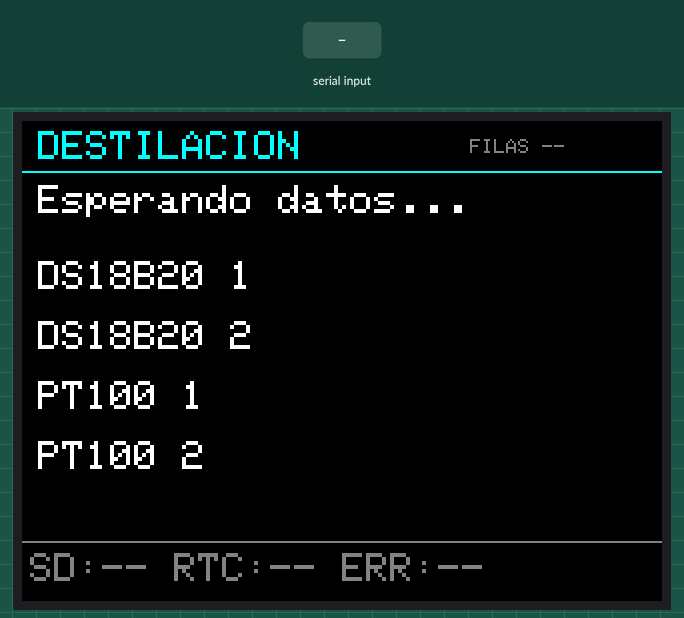
Recording of a sketch running on a simulated Arduino Uno, built with avr-gcc and run on an emulated ATmega328P. Parts: 320×240 colour display. The test bench sets the inputs (shaded band). What the sketch prints to the serial monitor is not drawn.

Above: at 1.4 s.
1.5 s: "90,45,200\n" received over Serial
At 30.7 s:
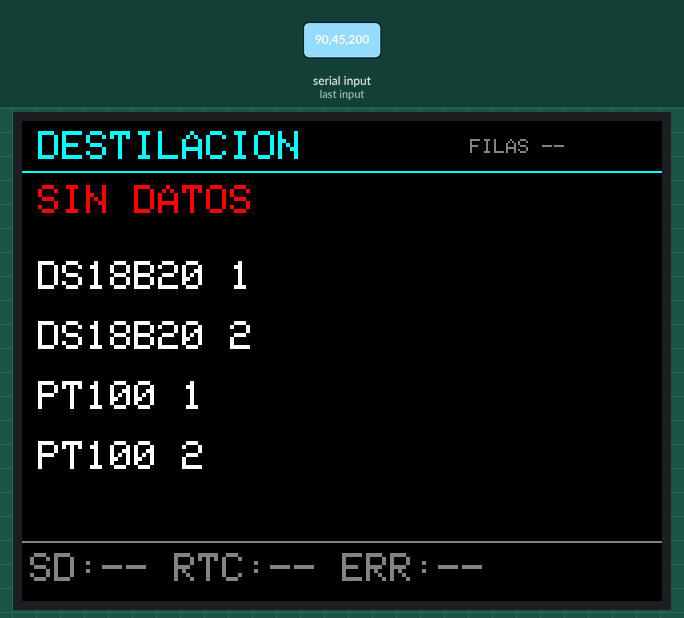
Timing chart, 0 to 31.7 s (numbered marks = the images above; inputs shaded):
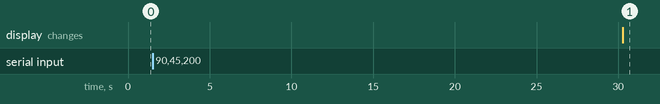

The sketch:

receptor_uno_pantalla.ino
```cpp
//-----------------------------------------------------------
// RECEPTOR UNO + PANTALLA ILI9341 2.4" (SHIELD) - DESTILACION
//-----------------------------------------------------------
// Recibe del Mega (receptor_destilacion.ino) una linea por ciclo
// con 7 campos separados por coma:
//   AAAA/MM/DD HH:MM:SS,DS18B20_1,DS18B20_2,PT100_1,PT100_2,estado,filas
// Ejemplo:
//   2026/10/12 12:30:05,78.25,78.00,92.10,91.80,15,120
// y muestra los 4 valores en una columna y una franja de estado
// al pie: SD, RTC y sensores con error. -999 = lectura invalida
// en el Mega: se muestra "ERROR".
//
// "estado" = suma de banderas enviada por el Mega:
//   1 = SD disponible            2 = ultima escritura verificada OK
//   4 = RTC con hora valida      8 = ya hubo al menos un intento de guardado
// "filas" = filas guardadas y verificadas desde el arranque del Mega.
// El estado es el del ciclo ANTERIOR (el Mega guarda despues de enviar).
//
// Conexion: TX1 (pin 18) del Mega -> A5 del UNO, GND comun.
// El shield ocupa D2-D9, A0-A4 y D10-D13, por eso se usa
// SoftwareSerial en A5 (unico pin libre fuera de D0/D1).
//
// Para probar sin el Mega: pega la linea de ejemplo en el
// Monitor Serie (9600, "Nueva linea").
//
// Basado en receptor_uno_pantalla v8.1 del proyecto datalogger mezcal.
//-----------------------------------------------------------
#include <SoftwareSerial.h>
#include <Adafruit_GFX.h>
#include <MCUFRIEND_kbv.h>

#define VERSION_FIRMWARE "1.0"

// -------------------------------------------------------------
// PUERTO SERIE HACIA EL MEGA
// -------------------------------------------------------------
// RX = A5 (recibe del Mega). TX = D10, no se conecta: solo se
// reciben datos (D10 es el CS de la SD del shield, que no se usa).
const int datosRX = A5;
const int datosTX = 10;

SoftwareSerial datos(datosRX, datosTX);

// -------------------------------------------------------------
// PANTALLA
// -------------------------------------------------------------
MCUFRIEND_kbv tft;

#define NEGRO    0x0000
#define BLANCO   0xFFFF
#define ROJO     0xF800
#define VERDE    0x07E0
#define AMARILLO 0xFFE0
#define CIAN     0x07FF
#define GRIS     0x8410

// Posiciones (pantalla horizontal 320x240, texto tamano 2 = 12x16 px)
const int xEtiqueta    = 8;
const int xValor       = 150;
const int anchoValor   = 170;
const int yFecha       = 32;
const int yPrimeraFila = 70;
const int pasoFila     = 30;
const byte numFilas    = 4;
const int ySeparador   = 210;  // linea sobre la franja de estado
const int yFranja      = 216;  // franja de estado (SD, RTC, ERR)

// Campos de la linea: 0 = fecha, 1..4 = valores (una fila cada uno),
// 5 = estado, 6 = filas
const byte camposEsperados = 7;

// Banderas del campo "estado"
#define EST_SD_DISPONIBLE  1
#define EST_GUARDADO_OK    2
#define EST_RTC_VALIDO     4
#define EST_HUBO_INTENTO   8

// -------------------------------------------------------------
// RECEPCION
// -------------------------------------------------------------
const unsigned long tiempoSinDatos = 30000;  // 30 segundos

// Una linea completa mide ~60 caracteres: buffers de 110.
// Un buffer por cada entrada: Mega y USB (para pruebas)
#define LINEA_MAX 110
char lineaDatos[LINEA_MAX];
byte idxDatos = 0;
char lineaUSB[LINEA_MAX];
byte idxUSB = 0;

unsigned long ultimoDato = 0;
bool mostrandoSinDatos = false;

// -------------------------------------------------------------
// POSICION VERTICAL DE UNA FILA
// -------------------------------------------------------------
int yFila(byte fila) {
  return yPrimeraFila + fila * pasoFila;
}

// -------------------------------------------------------------
// DIBUJA EL MARCO FIJO (SOLO UNA VEZ)
// -------------------------------------------------------------
void dibujarMarco() {
  tft.fillScreen(NEGRO);

  tft.setTextColor(CIAN);
  tft.setTextSize(2);
  tft.setCursor(xEtiqueta, 5);
  tft.print(F("DESTILACION"));
  tft.drawFastHLine(0, 25, 320, CIAN);

  tft.setTextColor(BLANCO);
  tft.setTextSize(2);
  tft.setCursor(xEtiqueta, yFila(0)); tft.print(F("DS18B20 1"));
  tft.setCursor(xEtiqueta, yFila(1)); tft.print(F("DS18B20 2"));
  tft.setCursor(xEtiqueta, yFila(2)); tft.print(F("PT100 1"));
  tft.setCursor(xEtiqueta, yFila(3)); tft.print(F("PT100 2"));

  tft.drawFastHLine(0, ySeparador, 320, GRIS);
}

// -------------------------------------------------------------
// MUESTRA LA FECHA/HORA O UN AVISO EN LA LINEA SUPERIOR
// -------------------------------------------------------------
void mostrarFecha(const char *texto, uint16_t color) {
  tft.fillRect(0, yFecha, 320, 18, NEGRO);
  tft.setTextColor(color);
  tft.setTextSize(2);
  tft.setCursor(xEtiqueta, yFecha);
  tft.print(texto);
}

// -------------------------------------------------------------
// MUESTRA UN VALOR EN SU FILA (GRADOS CELSIUS)
// -------------------------------------------------------------
// -999 = lectura invalida en el Mega.
void mostrarValor(byte fila, float valor) {
  int y = yFila(fila);
  tft.fillRect(xValor, y, anchoValor, 18, NEGRO);
  tft.setTextSize(2);
  tft.setCursor(xValor, y);

  if (valor <= -998.0) {
    tft.setTextColor(ROJO);
    tft.print(F("ERROR"));
    return;
  }

  char buf[10];
  dtostrf(valor, 7, 2, buf);
  tft.setTextColor(AMARILLO);
  tft.print(buf);
  tft.write(247);  // simbolo de grado (con cp437)
  tft.print('C');
}

// -------------------------------------------------------------
// CONTADOR DE FILAS GUARDADAS (A LA DERECHA DEL TITULO)
// -------------------------------------------------------------
void mostrarFilas(bool conDato, unsigned long filas) {
  tft.fillRect(222, 5, 98, 16, NEGRO);
  tft.setTextSize(1);
  tft.setCursor(224, 9);
  if (conDato) {
    tft.setTextColor(VERDE);
    tft.print(F("FILAS "));
    tft.print(filas);
  } else {
    tft.setTextColor(GRIS);
    tft.print(F("FILAS --"));
  }
}

// -------------------------------------------------------------
// FRANJA DE ESTADO AL PIE: SD, RTC y SENSORES CON ERROR
// -------------------------------------------------------------
// conEstado = false -> sin estado del Mega (enlace caido):
// SD y RTC en gris "--". errores = -1 -> desconocido ("ERR:--").
void mostrarFranja(bool conEstado, byte estado, int errores) {
  tft.fillRect(0, ySeparador + 1, 320, 240 - (ySeparador + 1), NEGRO);
  tft.setTextSize(2);
  tft.setCursor(4, yFranja);

  // SD
  if (!conEstado || !(estado & EST_HUBO_INTENTO)) {
    tft.setTextColor(GRIS);
    tft.print(F("SD:--"));
  } else if (!(estado & EST_SD_DISPONIBLE)) {
    tft.setTextColor(ROJO);
    tft.print(F("SD:NO DISP"));
  } else if (estado & EST_GUARDADO_OK) {
    tft.setTextColor(VERDE);
    tft.print(F("SD:OK"));
  } else {
    tft.setTextColor(ROJO);
    tft.print(F("SD:FALLO"));
  }
  tft.print(' ');

  // RTC
  if (!conEstado) {
    tft.setTextColor(GRIS);
    tft.print(F("RTC:--"));
  } else if (estado & EST_RTC_VALIDO) {
    tft.setTextColor(VERDE);
    tft.print(F("RTC:OK"));
  } else {
    tft.setTextColor(ROJO);
    tft.print(F("RTC:MAL"));
  }
  tft.print(' ');

  // Sensores con error (valores en -999)
  if (errores < 0) {
    tft.setTextColor(GRIS);
    tft.print(F("ERR:--"));
  } else {
    tft.setTextColor(errores == 0 ? VERDE : (errores <= 2 ? AMARILLO : ROJO));
    tft.print(F("ERR:"));
    tft.print(errores);
  }
}

// -------------------------------------------------------------
// SEPARA UNA LINEA RECIBIDA Y ACTUALIZA LA PANTALLA
// -------------------------------------------------------------
void procesarLinea(char *linea) {
  // Un campo de mas permite detectar lineas con demasiados campos
  char *campos[camposEsperados + 1];
  byte n = 0;

  char *token = strtok(linea, ",");
  while (token != NULL && n < camposEsperados + 1) {
    campos[n++] = token;
    token = strtok(NULL, ",");
  }

  if (n != camposEsperados) {
    Serial.print(F("Linea descartada: "));
    Serial.print(n);
    Serial.print(F(" campos (se esperan "));
    Serial.print(camposEsperados);
    Serial.println(F(")"));
    return;
  }

  mostrarFecha(campos[0], VERDE);

  // Valores y conteo de sensores con error
  int errores = 0;
  for (byte i = 0; i < numFilas; i++) {
    float v = atof(campos[i + 1]);
    mostrarValor(i, v);
    if (v <= -998.0) errores++;
  }

  byte estado = (byte)atoi(campos[5]);
  unsigned long filas = strtoul(campos[6], NULL, 10);
  mostrarFranja(true, estado, errores);
  mostrarFilas(true, filas);

  ultimoDato = millis();
  mostrandoSinDatos = false;

  Serial.print(F("Recibido: "));
  Serial.print(campos[0]);
  Serial.print(F("  estado="));
  Serial.print(estado);
  Serial.print(F(" filas="));
  Serial.print(filas);
  Serial.print(F(" errores="));
  Serial.println(errores);
}

// -------------------------------------------------------------
// ACUMULA CARACTERES HASTA COMPLETAR UNA LINEA
// -------------------------------------------------------------
void leerEntrada(Stream &entrada, char *linea, byte &idx) {
  while (entrada.available()) {
    char c = entrada.read();

    if (c == '\r') continue;

    if (c == '\n') {
      linea[idx] = '\0';
      if (idx > 0) procesarLinea(linea);
      idx = 0;
    } else if (idx < LINEA_MAX - 1) {
      linea[idx++] = c;
    } else {
      // Linea demasiado larga: se descarta
      idx = 0;
    }
  }
}

// -------------------------------------------------------------
// SETUP
// -------------------------------------------------------------
void setup() {
  Serial.begin(9600);
  datos.begin(9600);

  Serial.print(F("Receptor UNO + pantalla v"));
  Serial.println(F(VERSION_FIRMWARE));

  uint16_t ID = tft.readID();
  Serial.print(F("ID de pantalla: 0x"));
  Serial.println(ID, HEX);
  if (ID == 0xD3D3) ID = 0x9341;  // algunos shields no responden al leer el ID

  tft.begin(ID);
  tft.setRotation(1);  // horizontal
  tft.cp437(true);

  dibujarMarco();
  mostrarFecha("Esperando datos...", BLANCO);
  mostrarFilas(false, 0);
  mostrarFranja(false, 0, -1);

  ultimoDato = millis();
  Serial.println(F("Receptor listo"));
}

// -------------------------------------------------------------
// LOOP
// -------------------------------------------------------------
void loop() {
  leerEntrada(datos, lineaDatos, idxDatos);

  // Tambien se aceptan lineas por el Monitor Serie (para pruebas)
  leerEntrada(Serial, lineaUSB, idxUSB);

  if (!mostrandoSinDatos && millis() - ultimoDato > tiempoSinDatos) {
    mostrarFecha("SIN DATOS", ROJO);
    // El estado de la SD ya no es confiable: se pone en gris
    mostrarFranja(false, 0, -1);
    mostrarFilas(false, 0);
    mostrandoSinDatos = true;
  }
}
```
